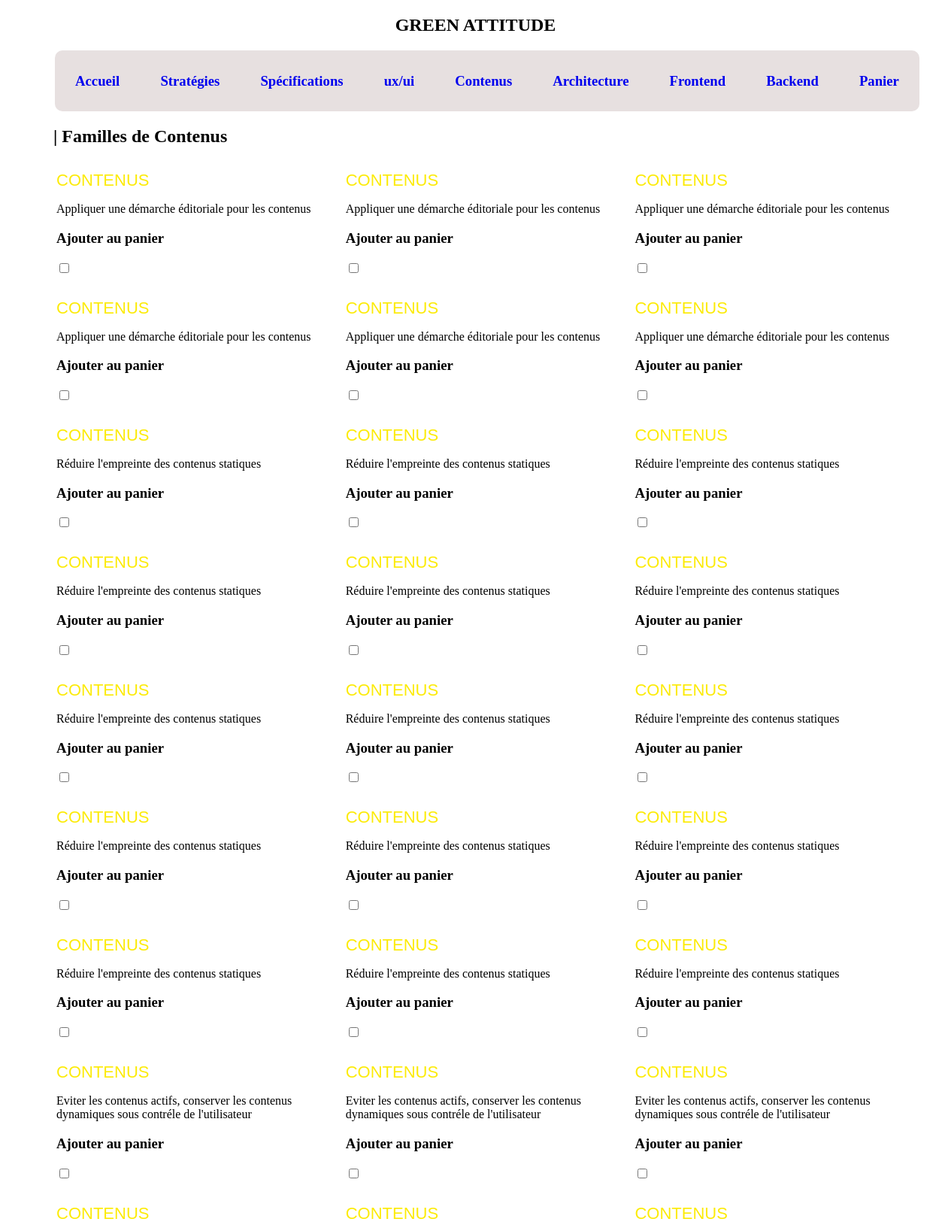
The page /contenus.php (upper part) on the database its author committed.
### tables this page shows
CREATE TABLE `goodpractices` (
  `cle` int(11) NOT NULL,
  `Family` varchar(14) NOT NULL,
  `Id` varchar(11) NOT NULL,
  `Planet` varchar(1) DEFAULT NULL,
  `People` varchar(1) DEFAULT NULL,
  `Prosperity` varchar(1) DEFAULT NULL,
  `Recommendation` varchar(135) NOT NULL,
  `Criteria` varchar(276) DEFAULT NULL,
  `Justification` varchar(906) DEFAULT NULL,
  `Stage` varchar(14) DEFAULT NULL,
  `Tests1` varchar(542) DEFAULT NULL,
  `Tests2` varchar(267) DEFAULT NULL,
  `Tests3` varchar(404) DEFAULT NULL,
  `Correspondence` varchar(237) DEFAULT NULL,
  `Link` varchar(299) DEFAULT NULL,
  `Type` varchar(7) DEFAULT NULL,
  `Difficulty` varchar(3) DEFAULT NULL,
  `Goal` varchar(49) DEFAULT NULL,
  `Incontournable` varchar(14) DEFAULT NULL,
  `Tags` varchar(74) DEFAULT NULL,
  `Actors` varchar(67) DEFAULT NULL,
  `Indicators_` varchar(14) DEFAULT NULL,
  `IndicatorsX` varchar(88) DEFAULT NULL,
  `IndicatorsY` varchar(28) DEFAULT NULL,
  `Priority` varchar(6) DEFAULT NULL,
  `Recurrence` varchar(8) DEFAULT NULL,
  `UseCase` varchar(269) DEFAULT NULL,
  `Example` varchar(30) DEFAULT NULL,
  `Limite` varchar(30) DEFAULT NULL,
  `Automatizable` varchar(1) DEFAULT NULL,
  `AutomatizationScript` varchar(16) DEFAULT NULL,
  `AutomatizationLevel` varchar(3) DEFAULT NULL,
  `AutomatizationInformation` varchar(57) DEFAULT NULL
);

### contenus.php (the view, shortened to what this page needs)
<?php
require 'connect.php';
$practices = $database->query("SELECT * FROM goodPractices WHERE Family = 'CONTENUS'");
?>
<!DOCTYPE html>
<html lang="fr">
<head>
  <link rel="stylesheet" href="style1.css">
</head>
<body>
        <div class="header">
          <h2 class="green">GREEN ATTITUDE</h2>
          <nav>
              <ul class="menu">
                  <li><a href="index.php"><h3>Accueil</h3></a></li>
                  <li><a href="strategie.php"><h3>Stratégies</h3></a></li>
                  <li><a href="specification.php"><h3>Spécifications</h3></a></li>
                  <li><a href="ux_ui.php"><h3>ux/ui</h3></a></li>
                  <li><a href="contenus.php"><h3>Contenus</h3></a></li>
                  <li><a href="architecture.php"><h3>Architecture</h3></a></li>
                  <li><a href="frontend.php"><h3>Frontend</h3></a></li>
                  <li><a href="backend.php"><h3>Backend</h3></a></li>
                  <li><a href="panier.php"><h3>Panier</h3></a></li>
              </ul>
          </nav>
        </div>
      <div class="famille">
        <h2>| Familles de Contenus</h2>
      </div>
      <form action="panier.php" method="post">
  <div class="grid-container">
  <?php
    while($row = $practices->fetch(PDO::FETCH_OBJ)) {
      echo "<div href=''>
          <span>
            ".$row->Family."
          </span>
            <p>".$row->Recommendation."</p>
              <p><h3>Ajouter au panier</h3></p>
                <input type=\"checkbox\" name=\"". $row->cle . "\">
        </div>";
    }
   ?>
    </div>
  </form>
</body>
</html>

### style1.css (style rules this page uses)
nav ul { display: flex; text-decoration: none; list-style-type:none; width: 1150px; transform: translate(65px,0px); border-radius: 10px; }
nav ul li { flex: 1 1 auto; display: inline-block; text-align: center; padding:5px; }
li { float: left; }
ul { list-style-type: none; margin: 0; padding: 0; overflow: hidden; background-color: rgb(231, 224, 224); }
nav ul li a { display: block; text-align: center; text-decoration: none; padding: 6px 8px; }
nav { color: black; }
h2.green { text-align: center; }
.grid-container { width: 90%; padding: 12px; display : grid; grid-template-columns: 2fr 2fr 2fr; grid-gap: 30px; transform: translate(55px,0px); }
div.famille h2 { transform: translate(63px,0px); }
span { font-size: 22px; ; font-family: sans-serif; color: rgb(252, 235, 6); }

### rows shown on the page
goodpractices: Family "CONTENUS", Recommendation "Appliquer une démarche éditoriale pour les contenus"
goodpractices: Family "CONTENUS", Recommendation "Appliquer une démarche éditoriale pour les contenus"
goodpractices: Family "CONTENUS", Recommendation "Appliquer une démarche éditoriale pour les contenus"
goodpractices: Family "CONTENUS", Recommendation "Appliquer une démarche éditoriale pour les contenus"
goodpractices: Family "CONTENUS", Recommendation "Appliquer une démarche éditoriale pour les contenus"
goodpractices: Family "CONTENUS", Recommendation "Appliquer une démarche éditoriale pour les contenus"
goodpractices: Family "CONTENUS", Recommendation "Réduire l'empreinte des contenus statiques"
goodpractices: Family "CONTENUS", Recommendation "Réduire l'empreinte des contenus statiques"
goodpractices: Family "CONTENUS", Recommendation "Réduire l'empreinte des contenus statiques"
goodpractices: Family "CONTENUS", Recommendation "Réduire l'empreinte des contenus statiques"
goodpractices: Family "CONTENUS", Recommendation "Réduire l'empreinte des contenus statiques"
goodpractices: Family "CONTENUS", Recommendation "Réduire l'empreinte des contenus statiques"
goodpractices: Family "CONTENUS", Recommendation "Réduire l'empreinte des contenus statiques"
goodpractices: Family "CONTENUS", Recommendation "Réduire l'empreinte des contenus statiques"
goodpractices: Family "CONTENUS", Recommendation "Réduire l'empreinte des contenus statiques"
goodpractices: Family "CONTENUS", Recommendation "Réduire l'empreinte des contenus statiques"
goodpractices: Family "CONTENUS", Recommendation "Réduire l'empreinte des contenus statiques"
goodpractices: Family "CONTENUS", Recommendation "Réduire l'empreinte des contenus statiques"
goodpractices: Family "CONTENUS", Recommendation "Réduire l'empreinte des contenus statiques"
goodpractices: Family "CONTENUS", Recommendation "Réduire l'empreinte des contenus statiques"
goodpractices: Family "CONTENUS", Recommendation "Réduire l'empreinte des contenus statiques"
goodpractices: Family "CONTENUS", Recommendation "Eviter les contenus actifs, conserver les contenus dynamiques sous contréle de l'utilisateur"
goodpractices: Family "CONTENUS", Recommendation "Eviter les contenus actifs, conserver les contenus dynamiques sous contréle de l'utilisateur"
goodpractices: Family "CONTENUS", Recommendation "Eviter les contenus actifs, conserver les contenus dynamiques sous contréle de l'utilisateur"
goodpractices: Family "CONTENUS"
goodpractices: Family "CONTENUS"
goodpractices: Family "CONTENUS"
